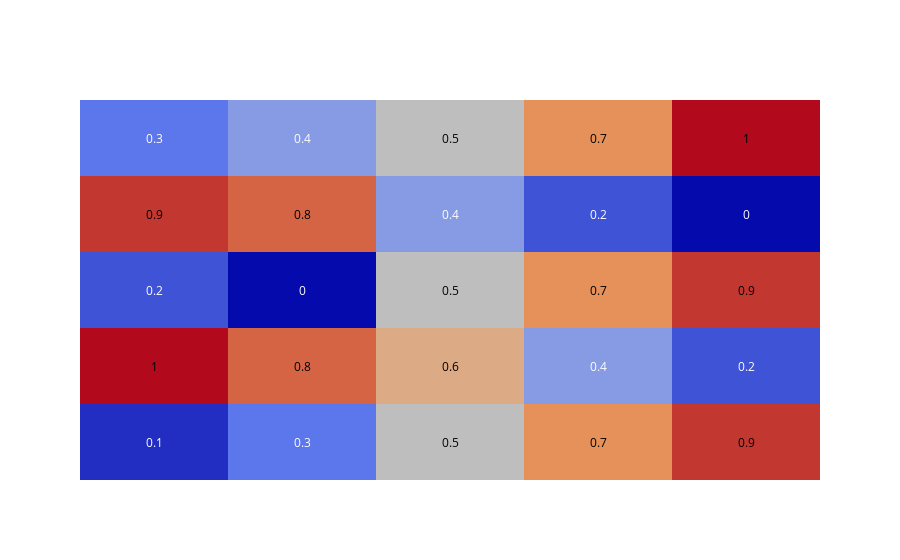

Here is the notebook cell this chart was saved with:
### Code cell
z = [[.1, .3, .5, .7, .9],
     [1, .8, .6, .4, .2],
     [.2, 0, .5, .7, .9],
     [.9, .8, .4, .2, 0],
     [.3, .4, .5, .7, 1]]

fig = ff.create_annotated_heatmap(z)
plotly_plot(fig)

### Figure 1 — Plotly figure (JSON) as saved in the notebook; plotly's stock layout.template omitted (floating-point values rounded to 4 significant figures)
{"data": [{"colorscale": "RdBu", "reversescale": false, "showscale": false, "type": "heatmap", "uid": "6bfe7bb2-c1a2-4f39-9dff-e3a29c4810c4", "z": [[0.1, 0.3, 0.5, 0.7, 0.9], [1, 0.8, 0.6, 0.4, 0.2], [0.2, 0, 0.5, 0.7, 0.9], [0.9, 0.8, 0.4, 0.2, 0], [0.3, 0.4, 0.5, 0.7, 1]]}], "layout": {"annotations": [{"font": {"color": "#FFFFFF"}, "showarrow": false, "text": "0.1", "x": 0, "xref": "x", "y": 0, "yref": "y"}, {"font": {"color": "#FFFFFF"}, "showarrow": false, "text": "0.3", "x": 1, "xref": "x", "y": 0, "yref": "y"}, {"font": {"color": "#000000"}, "showarrow": false, "text": "0.5", "x": 2, "xref": "x", "y": 0, "yref": "y"}, {"font": {"color": "#000000"}, "showarrow": false, "text": "0.7", "x": 3, "xref": "x", "y": 0, "yref": "y"}, {"font": {"color": "#000000"}, "showarrow": false, "text": "0.9", "x": 4, "xref": "x", "y": 0, "yref": "y"}, {"font": {"color": "#000000"}, "showarrow": false, "text": "1", "x": 0, "xref": "x", "y": 1, "yref": "y"}, {"font": {"color": "#000000"}, "showarrow": false, "text": "0.8", "x": 1, "xref": "x", "y": 1, "yref": "y"}, {"font": {"color": "#000000"}, "showarrow": false, "text": "0.6", "x": 2, "xref": "x", "y": 1, "yref": "y"}, {"font": {"color": "#FFFFFF"}, "showarrow": false, "text": "0.4", "x": 3, "xref": "x", "y": 1, "yref": "y"}, {"font": {"color": "#FFFFFF"}, "showarrow": false, "text": "0.2", "x": 4, "xref": "x", "y": 1, "yref": "y"}, {"font": {"color": "#FFFFFF"}, "showarrow": false, "text": "0.2", "x": 0, "xref": "x", "y": 2, "yref": "y"}, {"font": {"color": "#FFFFFF"}, "showarrow": false, "text": "0", "x": 1, "xref": "x", "y": 2, "yref": "y"}, {"font": {"color": "#000000"}, "showarrow": false, "text": "0.5", "x": 2, "xref": "x", "y": 2, "yref": "y"}, {"font": {"color": "#000000"}, "showarrow": false, "text": "0.7", "x": 3, "xref": "x", "y": 2, "yref": "y"}, {"font": {"color": "#000000"}, "showarrow": false, "text": "0.9", "x": 4, "xref": "x", "y": 2, "yref": "y"}, {"font": {"color": "#000000"}, "showarrow": false, "text": "0.9", "x": 0, "xref": "x", "y": 3, "yref": "y"}, {"font": {"color": "#000000"}, "showarrow": false, "text": "0.8", "x": 1, "xref": "x", "y": 3, "yref": "y"}, {"font": {"color": "#FFFFFF"}, "showarrow": false, "text": "0.4", "x": 2, "xref": "x", "y": 3, "yref": "y"}, {"font": {"color": "#FFFFFF"}, "showarrow": false, "text": "0.2", "x": 3, "xref": "x", "y": 3, "yref": "y"}, {"font": {"color": "#FFFFFF"}, "showarrow": false, "text": "0", "x": 4, "xref": "x", "y": 3, "yref": "y"}, {"font": {"color": "#FFFFFF"}, "showarrow": false, "text": "0.3", "x": 0, "xref": "x", "y": 4, "yref": "y"}, {"font": {"color": "#FFFFFF"}, "showarrow": false, "text": "0.4", "x": 1, "xref": "x", "y": 4, "yref": "y"}, {"font": {"color": "#000000"}, "showarrow": false, "text": "0.5", "x": 2, "xref": "x", "y": 4, "yref": "y"}, {"font": {"color": "#000000"}, "showarrow": false, "text": "0.7", "x": 3, "xref": "x", "y": 4, "yref": "y"}, {"font": {"color": "#000000"}, "showarrow": false, "text": "1", "x": 4, "xref": "x", "y": 4, "yref": "y"}], "xaxis": {"gridcolor": "rgb(0, 0, 0)", "showticklabels": false, "side": "top", "ticks": ""}, "yaxis": {"showticklabels": false, "ticks": "", "ticksuffix": "  "}}}
